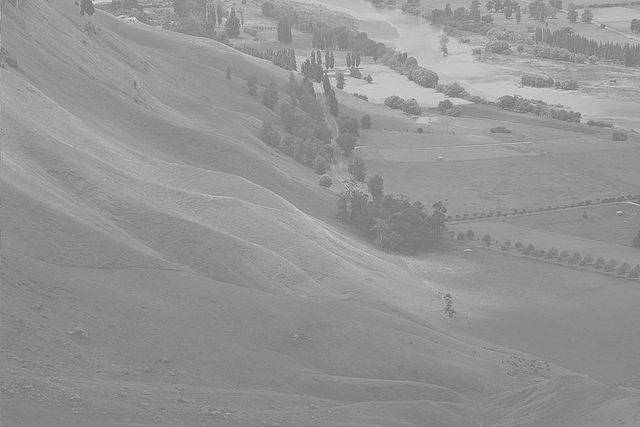
#> input picture Deliverable1/wiki.jpg, 640 x 427 px
$ python histogram.py
#> lines starting #> are read from the running program, lines starting #| are printed output that depends on the picture
import cv2 as cv
import numpy as np
from matplotlib import pyplot as plt

img = cv.imread('wiki.jpg', 0)
#> img is the input picture: shape (427, 640); min 104, max 230, mean 148
img_equalized = cv.equalizeHist(img)
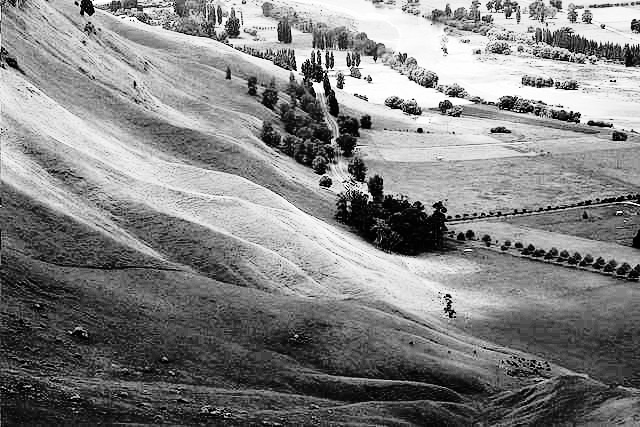
#> img_equalized: shape (427, 640); min 0, max 255, mean 130.5

hist = cv.calcHist([img],[0],None,[256],[0,256])
#> hist = 256 values, max 10785 at index 137, min 0 at index 0, mean 1067.5
hist_equalized = cv.calcHist([img_equalized],[0],None,[256],[0,256])
#> hist_equalized = 256 values, max 10785 at index 63, min 0 at index 5, mean 1067.5

plt.subplot(221), plt.title('Original Image'), plt.imshow(img, cmap='gray', vmin=0, vmax=255)
plt.xticks([]), plt.yticks([])
plt.subplot(222), plt.title('Equalized Image'), plt.imshow(img_equalized, cmap='gray', vmin=0, vmax=255)
plt.xticks([]), plt.yticks([])
plt.subplot(223), plt.title('Histogram'), plt.plot(hist)
plt.subplot(224), plt.title('Equalized Histogram'), plt.plot(hist_equalized)
plt.show()
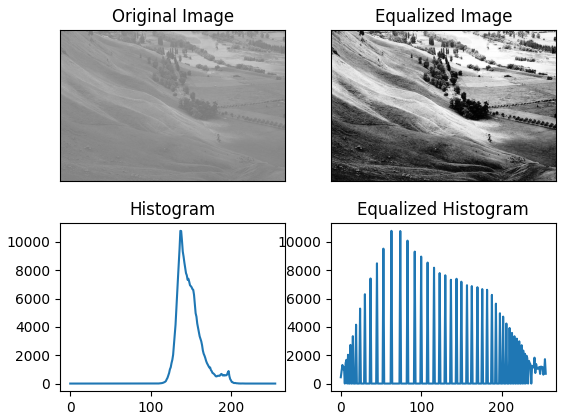
#> figure drawn by matplotlib, 4 panels; panel 3: curve peaks at x = 137, y = 10785; panel 4: curve peaks at x = 63, y = 10785

cv.waitKey(0)
cv.destroyAllWindows()
